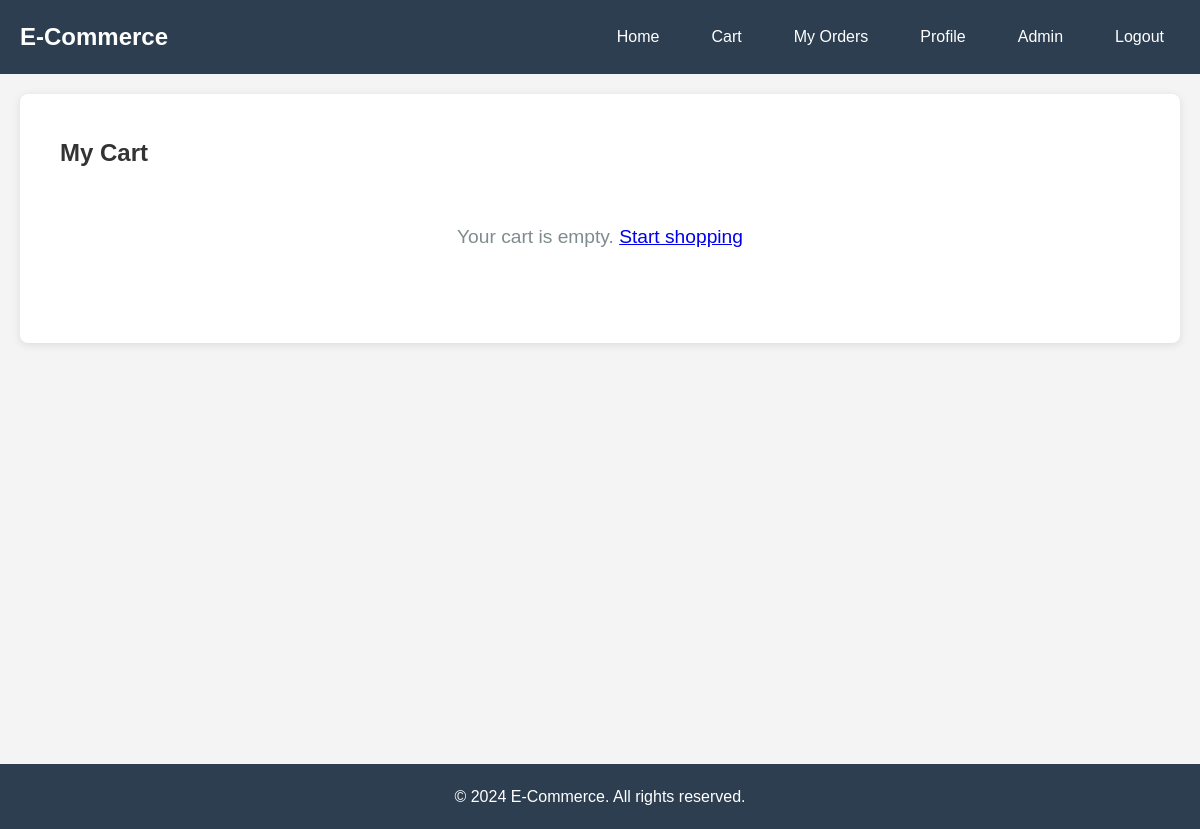
/users/cart/ (signed in), run on an earlier commit of the app's database.
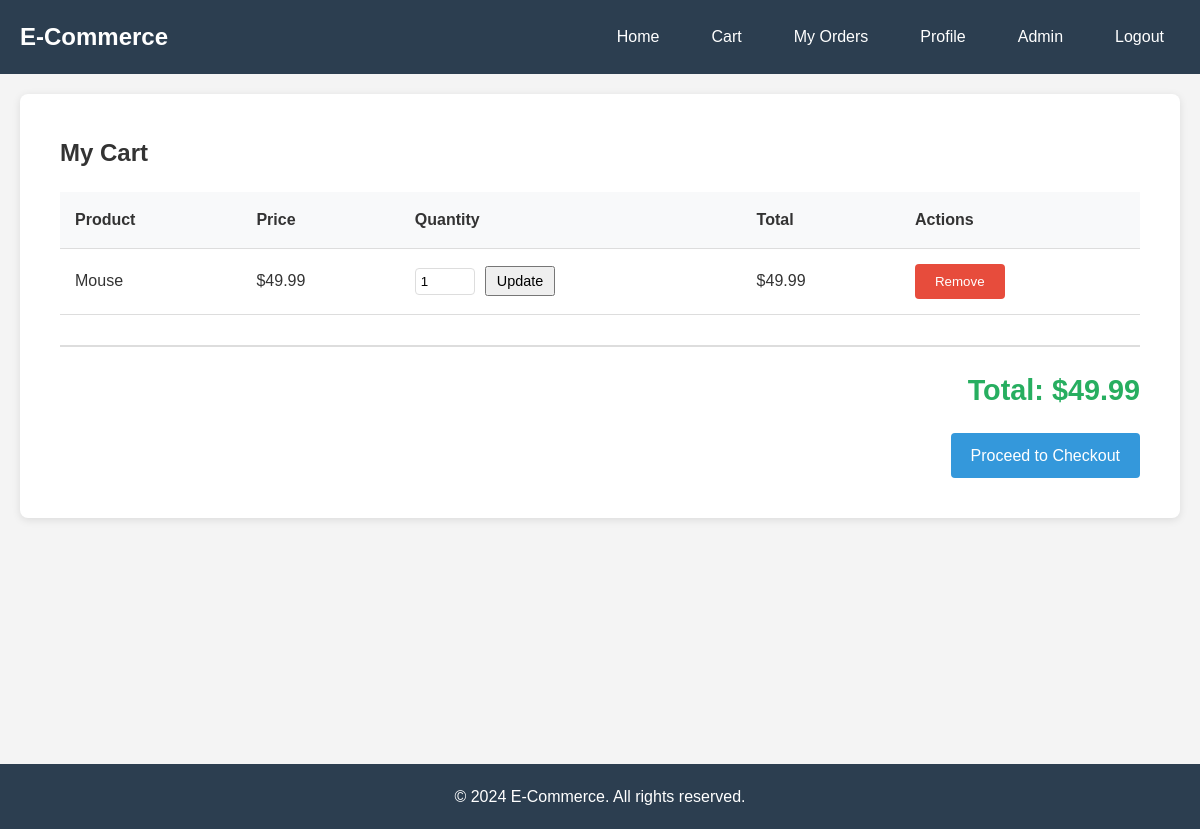
And on a later commit of the database.
### users/models.py (models this page shows, shortened)
class Cart(models.Model):
    user = models.ForeignKey(User, on_delete=models.CASCADE, related_name='carts')
    product = models.ForeignKey(Product, on_delete=models.CASCADE)
    quantity = models.IntegerField(validators=[MinValueValidator(1)])
    added_at = models.DateTimeField(auto_now_add=True)
    def get_total_price(self):
        return self.product.price * self.quantity
    class Meta:
        unique_together = ('user', 'product')

### products/models.py (models this page shows, shortened)
class Product(models.Model):
    name = models.CharField(max_length=200)
    description = models.TextField()
    price = models.DecimalField(max_digits=10, decimal_places=2, validators=[MinValueValidator(0)])
    stock = models.IntegerField(validators=[MinValueValidator(0)])
    image = models.ImageField(upload_to='products/', blank=True, null=True)
    category = models.CharField(max_length=100)
    created_at = models.DateTimeField(auto_now_add=True)
    updated_at = models.DateTimeField(auto_now=True)
    is_active = models.BooleanField(default=True)
    class Meta:
        ordering = ['-created_at']

### users/views.py (the view)
# urls.py: path('cart/', views.cart_view, name='cart'),
@login_required
def cart_view(request):
    cart_items = CartService.get_user_cart(request.user)
    total = CartService.get_cart_total(request.user)
    context = {
        'cart_items': cart_items,
        'total': total
    }
    return render(request, 'users/cart.html', context)

### users/services.py (called while the page is built)
    @staticmethod
    def get_user_cart(user):
        return Cart.objects.filter(user=user).select_related('product')

    @staticmethod
    def get_cart_total(user):
        cart_items = Cart.objects.filter(user=user).select_related('product')
        total = sum(item.get_total_price() for item in cart_items)
        return total

### users/templates/users/cart.html (shortened to what this page needs)
{% extends 'base.html' %}
{% load static %}
{% block content %}
<div class="cart-container">
    <h2>My Cart</h2>
    {% if cart_items %}
        <table class="cart-table">
            <thead>
                <tr>
                    <th>Product</th>
                    <th>Price</th>
                    <th>Quantity</th>
                    <th>Total</th>
                    <th>Actions</th>
                </tr>
            </thead>
            <tbody>
                {% for item in cart_items %}
                    <tr>
                        <td>{{ item.product.name }}</td>
                        <td>${{ item.product.price }}</td>
                        <td>
                            <form method="POST" action="{% url 'update_cart' item.product.id %}" class="quantity-form">
                                <input type="number" name="quantity" value="{{ item.quantity }}" min="1" max="{{ item.product.stock }}">
                                <button type="submit" class="btn-small">Update</button>
                            </form>
                        </td>
                        <td>${{ item.get_total_price }}</td>
                        <td>
                            <form method="POST" action="{% url 'remove_from_cart' item.product.id %}" style="display:inline;">
                                <button type="submit" class="btn btn-danger">Remove</button>
                            </form>
                        </td>
                    </tr>
                {% endfor %}
            </tbody>
        </table>
        <div class="cart-summary">
            <h3>Total: ${{ total }}</h3>
            <a href="{% url 'checkout' %}" class="btn btn-primary">Proceed to Checkout</a>
        </div>
    {% else %}
        <p class="empty-cart">Your cart is empty. <a href="{% url 'homepage' %}">Start shopping</a></p>
    {% endif %}
</div>
{% endblock %}

### templates/base.html (shortened to what this page needs)
{% load static %}
<!DOCTYPE html>
<html lang="en">
<head>
    <link rel="stylesheet" href="{% static 'css/style.css' %}">
</head>
<body>
    <nav class="navbar">
        <div class="nav-container">
            <div class="nav-brand">
                <a href="{% url 'homepage' %}">E-Commerce</a>
            </div>
            <div class="nav-links">
                <a href="{% url 'homepage' %}">Home</a>
                {% if user.is_authenticated %}
                    <a href="{% url 'cart' %}">Cart</a>
                    <a href="{% url 'ongoing_orders' %}">My Orders</a>
                    <a href="{% url 'user_profile' %}">Profile</a>
                    {% if user.is_staff %}
                        <a href="{% url 'admin_dashboard' %}">Admin</a>
                    {% endif %}
                    <a href="{% url 'logout' %}">Logout</a>
                {% else %}
                    <a href="{% url 'login' %}">Login</a>
                    <a href="{% url 'register' %}">Register</a>
                {% endif %}
            </div>
        </div>
    </nav>
    <div class="container">
        {% block content %}{% endblock %}
    </div>
    <footer class="footer">
        <div class="footer-container">
            <p>&copy; 2024 E-Commerce. All rights reserved.</p>
        </div>
    </footer>
</body>
</html>

### static/css/style.css (style rules this page uses)
* { margin: 0; padding: 0; box-sizing: border-box; }
body { font-family: 'Arial', sans-serif; line-height: 1.6; color: #333; background-color: #f4f4f4; }
.container { max-width: 1200px; margin: 0 auto; padding: 20px; min-height: calc(100vh - 160px); }
.navbar { background-color: #2c3e50; color: white; padding: 1rem 0; }
.nav-container { max-width: 1200px; margin: 0 auto; display: flex; justify-content: space-between; align-items: center; padding: 0 20px; }
.nav-brand a { color: white; font-size: 1.5rem; font-weight: bold; text-decoration: none; }
.nav-links { display: flex; gap: 20px; }
.nav-links a { color: white; text-decoration: none; padding: 0.5rem 1rem; border-radius: 4px; transition: background-color 0.3s; }
.btn { display: inline-block; padding: 10px 20px; background-color: #3498db; color: white; text-decoration: none; border: none; border-radius: 4px; cursor: pointer; transition: background-color 0.3s; }
.btn-primary { background-color: #3498db; }
.btn-danger { background-color: #e74c3c; }
.btn-small { padding: 5px 10px; font-size: 0.9rem; }
.cart-container { background: white; padding: 40px; border-radius: 8px; box-shadow: 0 2px 8px rgba(0,0,0,0.1); }
.cart-table { width: 100%; border-collapse: collapse; margin: 20px 0; }
.cart-table th, .cart-table td { padding: 15px; text-align: left; border-bottom: 1px solid #ddd; }
.cart-table th { background-color: #f8f9fa; font-weight: bold; }
.quantity-form { display: flex; gap: 10px; align-items: center; }
.quantity-form input { width: 60px; padding: 5px; border: 1px solid #ddd; border-radius: 4px; }
.cart-summary { text-align: right; margin-top: 30px; padding-top: 20px; border-top: 2px solid #ddd; }
.cart-summary h3 { font-size: 1.8rem; color: #27ae60; margin-bottom: 20px; }
.footer { background-color: #2c3e50; color: white; text-align: center; padding: 20px 0; margin-top: 50px; }
.footer-container { max-width: 1200px; margin: 0 auto; }

What changed in the data, as far as the page shows it:
added Cart: product.name "Mouse", product.price "49.99", quantity "1", get_total_price "49.99"
Also different on the page:
{{ total }}: (not shown) → "49.99"
text no longer shown: "Your cart is empty. Start shopping"
text now shown: "Product Price Quantity Total Actions Total: $ Proceed to Checkout"
